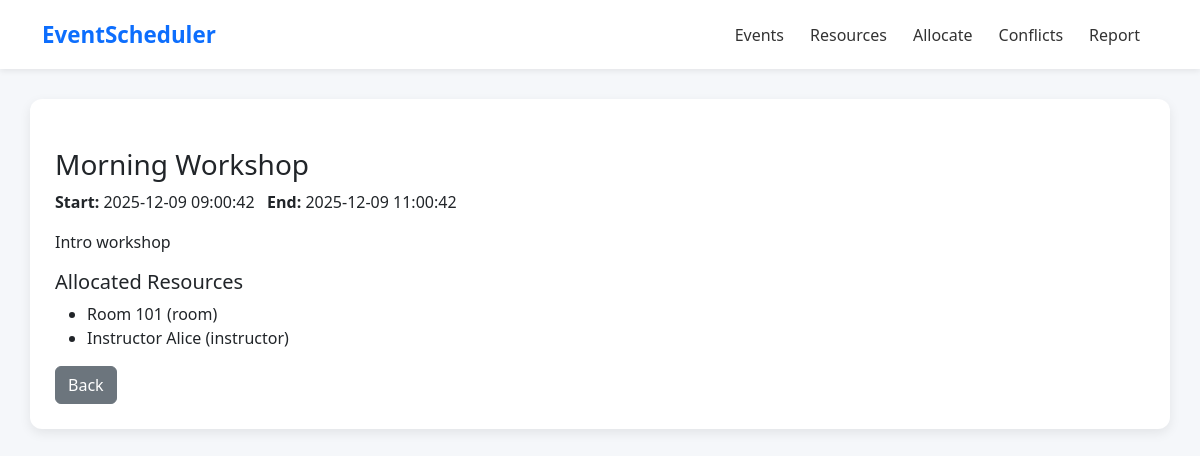
The page /events/1 on the database its author committed.
### app/models.py (models this page shows, shortened)
class Event(db.Model):
    event_id = db.Column(db.Integer, primary_key=True)
    title = db.Column(db.String(200), nullable=False)
    start_time = db.Column(db.DateTime, nullable=False)
    end_time = db.Column(db.DateTime, nullable=False)
    description = db.Column(db.Text, nullable=True)
    allocations = db.relationship('EventResourceAllocation', backref='event', cascade="all,delete-orphan")

class EventResourceAllocation(db.Model):
    allocation_id = db.Column(db.Integer, primary_key=True)
    event_id = db.Column(db.Integer, db.ForeignKey('event.event_id'), nullable=False)
    resource_id = db.Column(db.Integer, db.ForeignKey('resource.resource_id'), nullable=False)

class Resource(db.Model):
    resource_id = db.Column(db.Integer, primary_key=True)
    resource_name = db.Column(db.String(200), nullable=False)
    resource_type = db.Column(db.String(50), nullable=False)
    allocations = db.relationship('EventResourceAllocation', backref='resource', cascade="all,delete-orphan")

### app/routes.py (the view)
@main.route('/events/<int:event_id>')
def view_event(event_id):
    event = Event.query.get_or_404(event_id)
    return render_template('events/view_event.html', event=event)

### app/templates/events/view_event.html
{% extends 'base.html' %}
{% block content %}
<div class="mt-4">
  <h3>{{ event.title }}</h3>
  <p><strong>Start:</strong> {{ event.start_time }} &nbsp; <strong>End:</strong> {{ event.end_time }}</p>
  <p>{{ event.description }}</p>
  <h5>Allocated Resources</h5>
  <ul>
    {% for a in event.allocations %}
      <li>{{ a.resource.resource_name }} ({{ a.resource.resource_type }})</li>
    {% else %}
      <li>No resources allocated.</li>
    {% endfor %}
  </ul>
  <a class="btn btn-secondary" href="{{ url_for('main.list_events') }}">Back</a>
</div>
{% endblock %}

### app/templates/base.html (style rules this page uses)
body { background: #f5f7fa; font-family: "Segoe UI", Tahoma, Geneva, Verdana, sans-serif; }

### rows shown on the page
Event: title "Morning Workshop", start_time "2025-12-09 09:00:42", end_time "2025-12-09 11:00:42", description "Intro workshop"
EventResourceAllocation: resource.resource_name "Room 101", resource.resource_type "room"
EventResourceAllocation: resource.resource_name "Instructor Alice", resource.resource_type "instructor"
